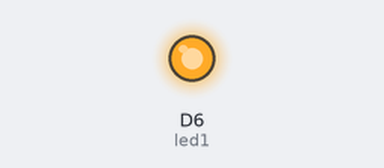
A sketch run on a simulated ESP8266 (NodeMCU). Shown: output pins drawn as LEDs (lit = HIGH).

Above: at 0.3 s.
At 5.0 s:
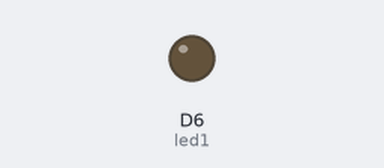
Timing chart, 0 to 7.3 s (numbered marks = the images above):
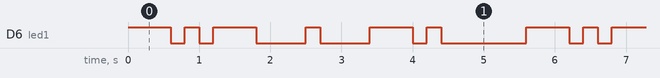

Measured:
- by itself, D6 (led1): repeats every 5.6 s: LOW 0.20 s, HIGH 0.20 s, LOW 0.20 s, HIGH 0.60 s, LOW 0.70 s, HIGH 0.20 s, LOW 0.70 s, HIGH 0.60 s, LOW 0.20 s, HIGH 0.20 s, LOW 1.2 s, HIGH 0.60 s
- by itself, everything shown: repeats every 5.6 s, in 12 steps

The sketch:

blink-name.ino
```cpp
// ------------
// Blink an LED
// ------------

/*-------------

We've heavily commented this code for you. If you're a pro, feel free to ignore it.

Comments start with two slashes or are blocked off by a slash and a star.
You can read them, but your device can't.
It's like a secret message just for you.

Every program based on Wiring (programming language used by Arduino, and Particle devices) has two essential parts:
setup - runs once at the beginning of your program
loop - runs continuously over and over

You'll see how we use these in a second.

This program will blink an led on and off every second.
It blinks the D7 LED on your Particle device. If you have an LED wired to D0, it will blink that LED as well.

-------------*/


// First, we're going to make some variables.
// This is our "shorthand" that we'll use throughout the program:

int led1 = D6; // Instead of writing D0 over and over again, we'll write led1
// You'll need to wire an LED to this one to see it blink.

//int led2 = D7; // Instead of writing D7 over and over again, we'll write led2
// This one is the little blue LED on your board. On the Photon it is next to D7, and on the Core it is next to the USB jack.

// Having declared these variables, let's move on to the setup function.
// The setup function is a standard part of any microcontroller program.
// It runs only once when the device boots up or is reset.

void setup() {

  // We are going to tell our device that D0 and D7 (which we named led1 and led2 respectively) are going to be output
  // (That means that we will be sending voltage to them, rather than monitoring voltage that comes from them)

  // It's important you do this here, inside the setup() function rather than outside it or in the loop function.

  pinMode(led1, OUTPUT);
  //pinMode(led2, OUTPUT);

}

// Next we have the loop function, the other essential part of a microcontroller program.
// This routine gets repeated over and over, as quickly as possible and as many times as possible, after the setup function is called.
// Note: Code that blocks for too long (like more than 5 seconds), can make weird things happen (like dropping the network connection).  The built-in delay function shown below safely interleaves required background activity, so arbitrarily long delays can safely be done if you need them.

void loop() {

  // Blink Name Ken
  letterK();
  delay(500);
  letterE();
  delay(500);
  letterN();
  delay(1000);

}

void letterK () {
  dash();
  dot();
  dash();
}

void letterE () {
  dot();
}

void letterN() {
  dash();
  dot();
}

void dot() {

  // LED ON
  digitalWrite(led1, HIGH);
  delay(200);

  // LED OFF
  digitalWrite(led1, LOW);
  delay(200);
}

void dash() {

   // LED ON
  digitalWrite(led1, HIGH);   // LED on (HIGH is the voltage level)
  delay(600);

  // LED OFF
  digitalWrite(led1, LOW);   // LED on (HIGH is the voltage level)
  delay(200);
}
```
